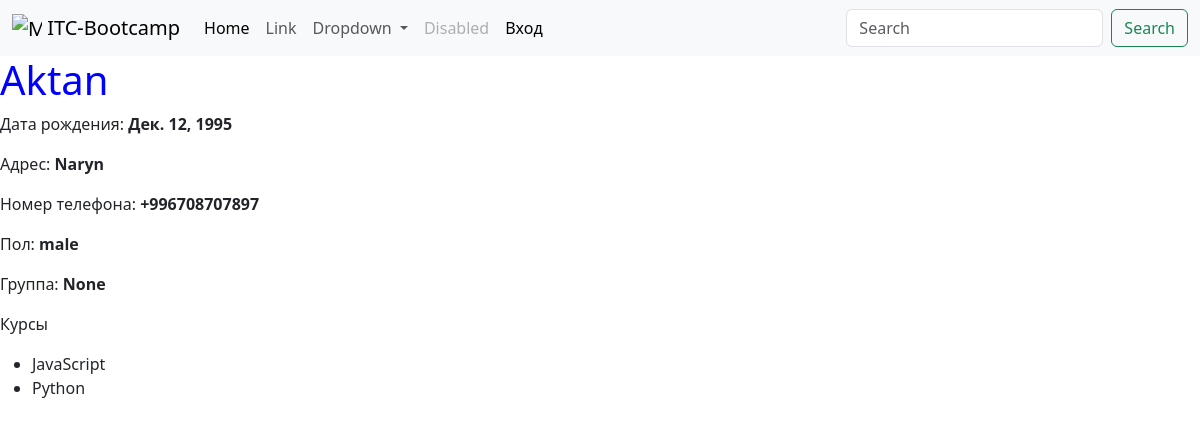
Page /course/students/13/ on the committed database.
### course/models.py (models this page shows, shortened)
class Student(models.Model):
    MALE = 'male'
    FEMALE = 'female'
    GENDER_CHOICES = (
        (MALE, 'Male'),
        (FEMALE, 'Female')
    )
    class Meta:
        verbose_name = 'студент'
        verbose_name_plural = 'студенты'
    name = models.CharField(max_length=200)
    date_of_birth = models.DateField()
    address = models.CharField(max_length=300, null=True, blank=True)
    phone_number = models.CharField(max_length=20)
    gender = models.CharField(choices=GENDER_CHOICES, max_length=6, default=MALE)
    group = models.ForeignKey(Group, on_delete=models.CASCADE, null=True)
    photo = models.ImageField(upload_to='student_list/', null=True, blank=True)
    courses = models.ManyToManyField(Course)
    age = models.PositiveIntegerField(null=True)

class Course(models.Model):
    name = models.CharField(max_length=100)
    class Meta:
        verbose_name = 'курс'
        verbose_name_plural = 'курсы'

### course/views.py (the view)
# urls.py: path('students/<int:student_id>/', views.student_detail, name='student_detail'),
def student_detail(request, student_id):
    student = Student.objects.get(id=student_id)
    courses = student.courses.all()
    my_context = {'student': student,'courses': courses}
    return render(request, 'course/student-detail.html', context=my_context)

### course/templates/course/student-detail.html
    {% extends 'course/base.html' %}
    {% block content %}
        {% if student.gender == "male"%}
        <h1 style="color:  blue;"> {{ student.name }}</h1>
        {% else %}
        <h1 style="color: pink;"> {{ student.name }}</h1>
        {% endif %}
        <p>Дата рождения: <strong>{{ student.date_of_birth }} </strong></p>
        <p>Адрес: <strong>{{ student.address }} </strong></p>
        <p>Номер телефона: <strong>{{ student.phone_number }} </strong></p>
        <p>Пол: <strong>{{ student.gender }} </strong></p>
        <p>Группа: <strong>{{ student.group }} </strong></p>
        <p>Курсы</p>
        <ul>
            {% for course in student.courses.all %}
            <li> {{ course.name }} </li>
            {% endfor %}
        </ul>
    {% endblock %}

### rows in the picture
Student: name "Aktan", date_of_birth "Дек. 12, 1995", address "Naryn", phone_number "+996708707897", gender "male", group "None"
Course: name "JavaScript"
Course: name "Python"
